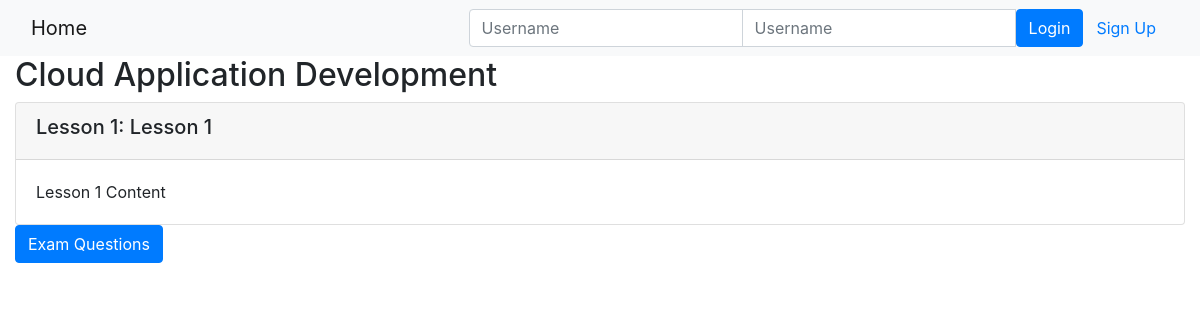
Page /onlinecourse/15/ on the committed database.
### onlinecourse/models.py (models this page shows, shortened)
class Course(models.Model):
    name = models.CharField(null=False, max_length=30, default='online course')
    image = models.ImageField(upload_to='course_images/')
    description = models.CharField(max_length=1000)
    pub_date = models.DateField(null=True)
    instructors = models.ManyToManyField(Instructor)
    users = models.ManyToManyField(settings.AUTH_USER_MODEL, through='Enrollment')
    total_enrollment = models.IntegerField(default=0)
    is_enrolled = False

class Lesson(models.Model):
    title = models.CharField(max_length=200, default="title")
    order = models.IntegerField(default=0)
    course = models.ForeignKey(Course, on_delete=models.CASCADE)
    content = models.TextField()

### onlinecourse/views.py (the view)
# urls.py: path('<int:pk>/', views.CourseDetailView.as_view(), name='course_details'),
class CourseDetailView(generic.DetailView):
    model = Course
    template_name = 'onlinecourse/course_detail_bootstrap.html'

### onlinecourse/templates/onlinecourse/course_detail_bootstrap.html (shortened to what this page needs)
<!DOCTYPE html>
<html lang="en">
<head>
     {% load static %}
    <link rel="stylesheet" href="https://maxcdn.bootstrapcdn.com/bootstrap/4.5.2/css/bootstrap.min.css">
</head>
<body>
    <nav class="navbar navbar-light bg-light">
        <div class="container-fluid">
            <div class="navbar-header">
                  <a class="navbar-brand" href="{% url 'onlinecourse:index' %}">Home</a>
            </div>
            <ul class="nav navbar-nav navbar-right">
                {% if user.is_authenticated %}
                <li>
                    <a class="btn btn-link" href="#">{{ user.first_name }}({{ user.username }})</a>
                    <a class="btn btn-link" href="{% url 'onlinecourse:logout' %}">Logout</a>
                </li>
                {% else %}
                <li>
                    <form class="form-inline" action="{% url 'onlinecourse:login' %}" method="post">
                        <div class="input-group">
                            <input type="text" class="form-control" placeholder="Username" name="username" >
                            <input type="password" class="form-control" placeholder="Username" name="psw" >
                            <button class="btn btn-primary" type="submit">Login</button>
                            <a class="btn btn-link" href="{% url 'onlinecourse:registration' %}">Sign Up</a>
                        </div>
                    </form>
                </li>
                {% endif %}
            </ul>
        </div>
    </nav>
    <div class="container-fluid">
            <h2>{{ course.name }}</h2>
            <div class="card-columns-vertical">
                {% for lesson in course.lesson_set.all %}
                    <div class="card mt-1">
                        <div class="card-header"><h5>Lesson {{lesson.order|add:1}}: {{lesson.title}}</h5></div>
                        <div class="card-body">{{lesson.content}}</div>
                    </div>
                {% endfor %}
            </div>
            <button type="button" class="btn btn-primary" data-toggle="collapse" data-target="#exam">Exam Questions</button>
        </div>
</body>
</html>

### rows in the picture
Course: name "Cloud Application Development"
Lesson: order|add "1", title "Lesson 1", content "Lesson 1 Content"
